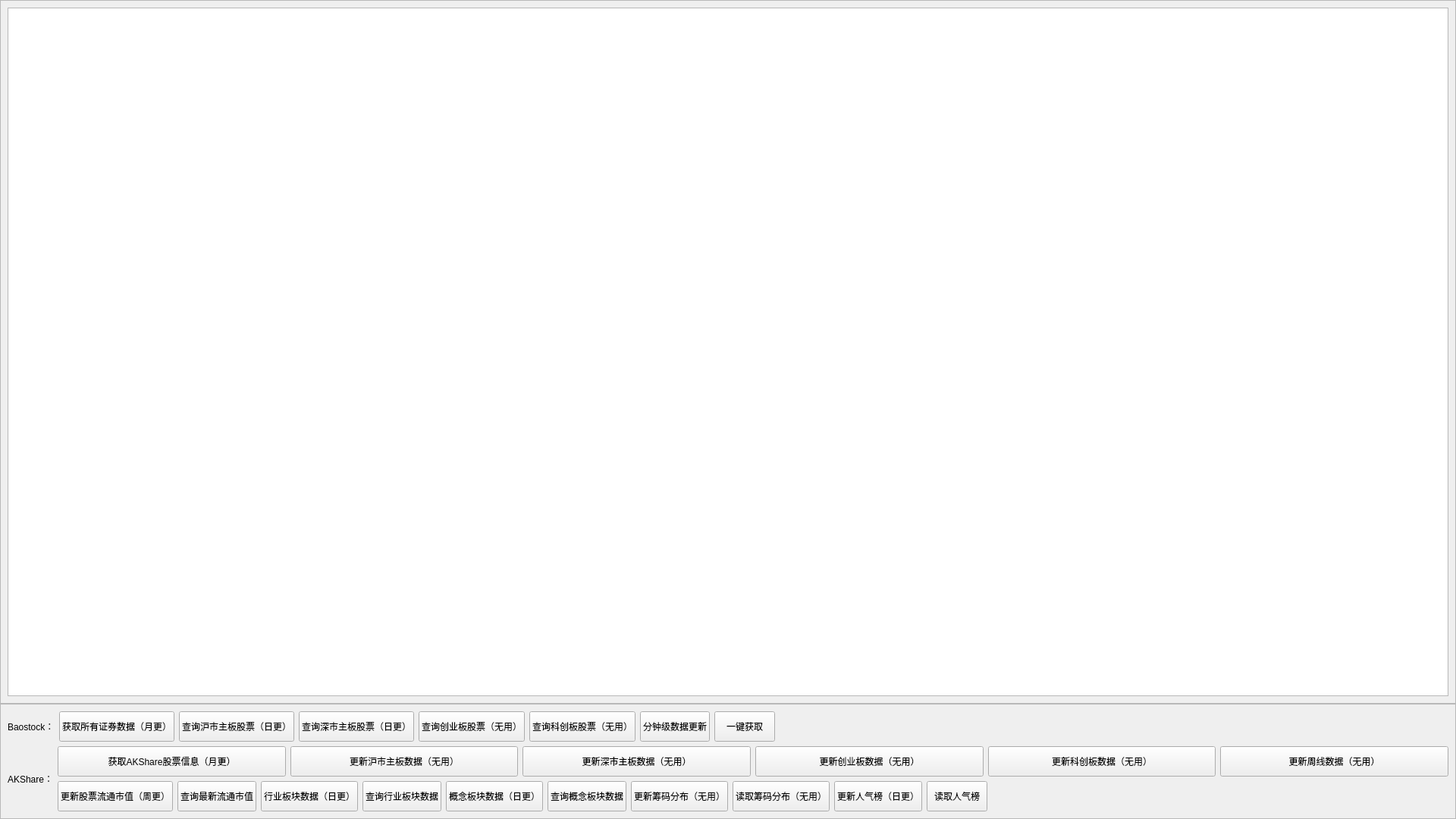
<?xml version="1.0" encoding="UTF-8"?>
<ui version="4.0">
 <class>HomeWidget</class>
 <widget class="QWidget" name="HomeWidget">
  <property name="geometry">
   <rect>
    <x>0</x>
    <y>0</y>
    <width>1920</width>
    <height>1080</height>
   </rect>
  </property>
  <property name="windowTitle">
   <string>Form</string>
  </property>
  <layout class="QVBoxLayout" name="verticalLayout">
   <property name="spacing">
    <number>0</number>
   </property>
   <property name="leftMargin">
    <number>0</number>
   </property>
   <property name="topMargin">
    <number>0</number>
   </property>
   <property name="rightMargin">
    <number>0</number>
   </property>
   <property name="bottomMargin">
    <number>0</number>
   </property>
   <item>
    <widget class="QFrame" name="frame_center">
     <property name="sizePolicy">
      <sizepolicy hsizetype="Preferred" vsizetype="Expanding">
       <horstretch>0</horstretch>
       <verstretch>0</verstretch>
      </sizepolicy>
     </property>
     <property name="frameShape">
      <enum>QFrame::StyledPanel</enum>
     </property>
     <property name="frameShadow">
      <enum>QFrame::Raised</enum>
     </property>
     <layout class="QGridLayout" name="gridLayout">
      <property name="leftMargin">
       <number>9</number>
      </property>
      <property name="topMargin">
       <number>9</number>
      </property>
      <property name="rightMargin">
       <number>9</number>
      </property>
      <property name="bottomMargin">
       <number>9</number>
      </property>
      <property name="spacing">
       <number>6</number>
      </property>
      <item row="0" column="0">
       <widget class="QPlainTextEdit" name="plainTextEdit_log">
        <property name="sizePolicy">
         <sizepolicy hsizetype="Preferred" vsizetype="Preferred">
          <horstretch>0</horstretch>
          <verstretch>0</verstretch>
         </sizepolicy>
        </property>
        <property name="readOnly">
         <bool>true</bool>
        </property>
       </widget>
      </item>
     </layout>
    </widget>
   </item>
   <item>
    <widget class="QFrame" name="frame_bottom">
     <property name="frameShape">
      <enum>QFrame::StyledPanel</enum>
     </property>
     <property name="frameShadow">
      <enum>QFrame::Raised</enum>
     </property>
     <layout class="QVBoxLayout" name="verticalLayout_4">
      <item>
       <layout class="QHBoxLayout" name="horizontalLayout">
        <item>
         <widget class="QLabel" name="label_2">
          <property name="text">
           <string>Baostock：</string>
          </property>
         </widget>
        </item>
        <item>
         <widget class="QPushButton" name="btn_get_all_stocks">
          <property name="minimumSize">
           <size>
            <width>0</width>
            <height>40</height>
           </size>
          </property>
          <property name="maximumSize">
           <size>
            <width>16777215</width>
            <height>40</height>
           </size>
          </property>
          <property name="text">
           <string>获取所有证券数据（月更）</string>
          </property>
         </widget>
        </item>
        <item>
         <widget class="QPushButton" name="btn_query_sh_main">
          <property name="minimumSize">
           <size>
            <width>0</width>
            <height>40</height>
           </size>
          </property>
          <property name="maximumSize">
           <size>
            <width>16777215</width>
            <height>40</height>
           </size>
          </property>
          <property name="text">
           <string>查询沪市主板股票（日更）</string>
          </property>
         </widget>
        </item>
        <item>
         <widget class="QPushButton" name="btn_query_sz_main">
          <property name="minimumSize">
           <size>
            <width>0</width>
            <height>40</height>
           </size>
          </property>
          <property name="maximumSize">
           <size>
            <width>16777215</width>
            <height>40</height>
           </size>
          </property>
          <property name="text">
           <string>查询深市主板股票（日更）</string>
          </property>
         </widget>
        </item>
        <item>
         <widget class="QPushButton" name="btn_query_gem">
          <property name="minimumSize">
           <size>
            <width>0</width>
            <height>40</height>
           </size>
          </property>
          <property name="maximumSize">
           <size>
            <width>16777215</width>
            <height>40</height>
           </size>
          </property>
          <property name="text">
           <string>查询创业板股票（无用）</string>
          </property>
         </widget>
        </item>
        <item>
         <widget class="QPushButton" name="btn_query_star">
          <property name="minimumSize">
           <size>
            <width>0</width>
            <height>40</height>
           </size>
          </property>
          <property name="maximumSize">
           <size>
            <width>16777215</width>
            <height>40</height>
           </size>
          </property>
          <property name="text">
           <string>查询科创板股票（无用）</string>
          </property>
         </widget>
        </item>
        <item>
         <widget class="QPushButton" name="btn_query_minute_level">
          <property name="minimumSize">
           <size>
            <width>0</width>
            <height>40</height>
           </size>
          </property>
          <property name="maximumSize">
           <size>
            <width>16777215</width>
            <height>40</height>
           </size>
          </property>
          <property name="text">
           <string>分钟级数据更新</string>
          </property>
         </widget>
        </item>
        <item>
         <widget class="QPushButton" name="btn_auto_process_all_stock_data">
          <property name="minimumSize">
           <size>
            <width>0</width>
            <height>40</height>
           </size>
          </property>
          <property name="maximumSize">
           <size>
            <width>16777215</width>
            <height>40</height>
           </size>
          </property>
          <property name="toolTip">
           <string>一键获取沪深主板日线、周线、15、30、60分钟k线数据</string>
          </property>
          <property name="text">
           <string>一键获取</string>
          </property>
         </widget>
        </item>
        <item>
         <spacer name="horizontalSpacer_2">
          <property name="orientation">
           <enum>Qt::Horizontal</enum>
          </property>
          <property name="sizeHint" stdset="0">
           <size>
            <width>40</width>
            <height>20</height>
           </size>
          </property>
         </spacer>
        </item>
       </layout>
      </item>
      <item>
       <layout class="QHBoxLayout" name="horizontalLayout_5">
        <item>
         <widget class="QLabel" name="label_3">
          <property name="text">
           <string>AKShare：</string>
          </property>
         </widget>
        </item>
        <item>
         <layout class="QVBoxLayout" name="verticalLayout_2">
          <item>
           <layout class="QHBoxLayout" name="horizontalLayout_2">
            <item>
             <widget class="QPushButton" name="btn_get_akshare_stocks_info">
              <property name="minimumSize">
               <size>
                <width>0</width>
                <height>40</height>
               </size>
              </property>
              <property name="maximumSize">
               <size>
                <width>16777215</width>
                <height>40</height>
               </size>
              </property>
              <property name="text">
               <string>获取AKShare股票信息（月更）</string>
              </property>
             </widget>
            </item>
            <item>
             <widget class="QPushButton" name="btn_update_sh_main_data">
              <property name="minimumSize">
               <size>
                <width>0</width>
                <height>40</height>
               </size>
              </property>
              <property name="maximumSize">
               <size>
                <width>16777215</width>
                <height>40</height>
               </size>
              </property>
              <property name="text">
               <string>更新沪市主板数据（无用）</string>
              </property>
             </widget>
            </item>
            <item>
             <widget class="QPushButton" name="btn_update_sz_main_data">
              <property name="minimumSize">
               <size>
                <width>0</width>
                <height>40</height>
               </size>
              </property>
              <property name="maximumSize">
               <size>
                <width>16777215</width>
                <height>40</height>
               </size>
              </property>
              <property name="text">
               <string>更新深市主板数据（无用）</string>
              </property>
             </widget>
            </item>
            <item>
             <widget class="QPushButton" name="btn_update_gem_data">
              <property name="minimumSize">
               <size>
                <width>0</width>
                <height>40</height>
               </size>
              </property>
              <property name="maximumSize">
               <size>
                <width>16777215</width>
                <height>40</height>
               </size>
              </property>
              <property name="text">
               <string>更新创业板数据（无用）</string>
              </property>
             </widget>
            </item>
            <item>
             <widget class="QPushButton" name="btn_update_star_data">
              <property name="minimumSize">
               <size>
                <width>0</width>
                <height>40</height>
               </size>
              </property>
              <property name="maximumSize">
               <size>
                <width>16777215</width>
                <height>40</height>
               </size>
              </property>
              <property name="text">
               <string>更新科创板数据（无用）</string>
              </property>
             </widget>
            </item>
            <item>
             <widget class="QPushButton" name="btn_update_weekly_data">
              <property name="minimumSize">
               <size>
                <width>0</width>
                <height>40</height>
               </size>
              </property>
              <property name="maximumSize">
               <size>
                <width>16777215</width>
                <height>40</height>
               </size>
              </property>
              <property name="text">
               <string>更新周线数据（无用）</string>
              </property>
             </widget>
            </item>
           </layout>
          </item>
          <item>
           <layout class="QHBoxLayout" name="horizontalLayout_4">
            <item>
             <widget class="QPushButton" name="btn_update_float_cap">
              <property name="minimumSize">
               <size>
                <width>0</width>
                <height>40</height>
               </size>
              </property>
              <property name="maximumSize">
               <size>
                <width>16777215</width>
                <height>40</height>
               </size>
              </property>
              <property name="text">
               <string>更新股票流通市值（周更）</string>
              </property>
             </widget>
            </item>
            <item>
             <widget class="QPushButton" name="btn_query_float_cap">
              <property name="minimumSize">
               <size>
                <width>0</width>
                <height>40</height>
               </size>
              </property>
              <property name="maximumSize">
               <size>
                <width>16777215</width>
                <height>40</height>
               </size>
              </property>
              <property name="text">
               <string>查询最新流通市值</string>
              </property>
             </widget>
            </item>
            <item>
             <widget class="QPushButton" name="btn_update_ths_board_industry_data">
              <property name="minimumSize">
               <size>
                <width>0</width>
                <height>40</height>
               </size>
              </property>
              <property name="maximumSize">
               <size>
                <width>16777215</width>
                <height>40</height>
               </size>
              </property>
              <property name="text">
               <string>行业板块数据（日更）</string>
              </property>
             </widget>
            </item>
            <item>
             <widget class="QPushButton" name="btn_query_ths_board_industry_data">
              <property name="minimumSize">
               <size>
                <width>0</width>
                <height>40</height>
               </size>
              </property>
              <property name="maximumSize">
               <size>
                <width>16777215</width>
                <height>40</height>
               </size>
              </property>
              <property name="text">
               <string>查询行业板块数据</string>
              </property>
             </widget>
            </item>
            <item>
             <widget class="QPushButton" name="btn_update_ths_board_concept_data">
              <property name="minimumSize">
               <size>
                <width>0</width>
                <height>40</height>
               </size>
              </property>
              <property name="maximumSize">
               <size>
                <width>16777215</width>
                <height>40</height>
               </size>
              </property>
              <property name="text">
               <string>概念板块数据（日更）</string>
              </property>
             </widget>
            </item>
            <item>
             <widget class="QPushButton" name="btn_query_ths_board_concept_data">
              <property name="minimumSize">
               <size>
                <width>0</width>
                <height>40</height>
               </size>
              </property>
              <property name="maximumSize">
               <size>
                <width>16777215</width>
                <height>40</height>
               </size>
              </property>
              <property name="text">
               <string>查询概念板块数据</string>
              </property>
             </widget>
            </item>
            <item>
             <widget class="QPushButton" name="btn_update_chip_distribution_data_eastmoney">
              <property name="minimumSize">
               <size>
                <width>0</width>
                <height>40</height>
               </size>
              </property>
              <property name="maximumSize">
               <size>
                <width>16777215</width>
                <height>40</height>
               </size>
              </property>
              <property name="text">
               <string>更新筹码分布（无用）</string>
              </property>
             </widget>
            </item>
            <item>
             <widget class="QPushButton" name="btn_get_chip_distribution_data_eastmoney">
              <property name="minimumSize">
               <size>
                <width>0</width>
                <height>40</height>
               </size>
              </property>
              <property name="maximumSize">
               <size>
                <width>16777215</width>
                <height>40</height>
               </size>
              </property>
              <property name="text">
               <string>读取筹码分布（无用）</string>
              </property>
             </widget>
            </item>
            <item>
             <widget class="QPushButton" name="btn_update_popularity_rank_stock_data">
              <property name="minimumSize">
               <size>
                <width>0</width>
                <height>40</height>
               </size>
              </property>
              <property name="maximumSize">
               <size>
                <width>16777215</width>
                <height>40</height>
               </size>
              </property>
              <property name="text">
               <string>更新人气榜（日更）</string>
              </property>
             </widget>
            </item>
            <item>
             <widget class="QPushButton" name="btn_get_popularity_rank_stock_data">
              <property name="minimumSize">
               <size>
                <width>0</width>
                <height>40</height>
               </size>
              </property>
              <property name="maximumSize">
               <size>
                <width>16777215</width>
                <height>40</height>
               </size>
              </property>
              <property name="text">
               <string>读取人气榜</string>
              </property>
             </widget>
            </item>
            <item>
             <spacer name="horizontalSpacer_3">
              <property name="orientation">
               <enum>Qt::Horizontal</enum>
              </property>
              <property name="sizeHint" stdset="0">
               <size>
                <width>40</width>
                <height>20</height>
               </size>
              </property>
             </spacer>
            </item>
           </layout>
          </item>
         </layout>
        </item>
       </layout>
      </item>
     </layout>
    </widget>
   </item>
  </layout>
 </widget>
 <resources/>
 <connections/>
</ui>
